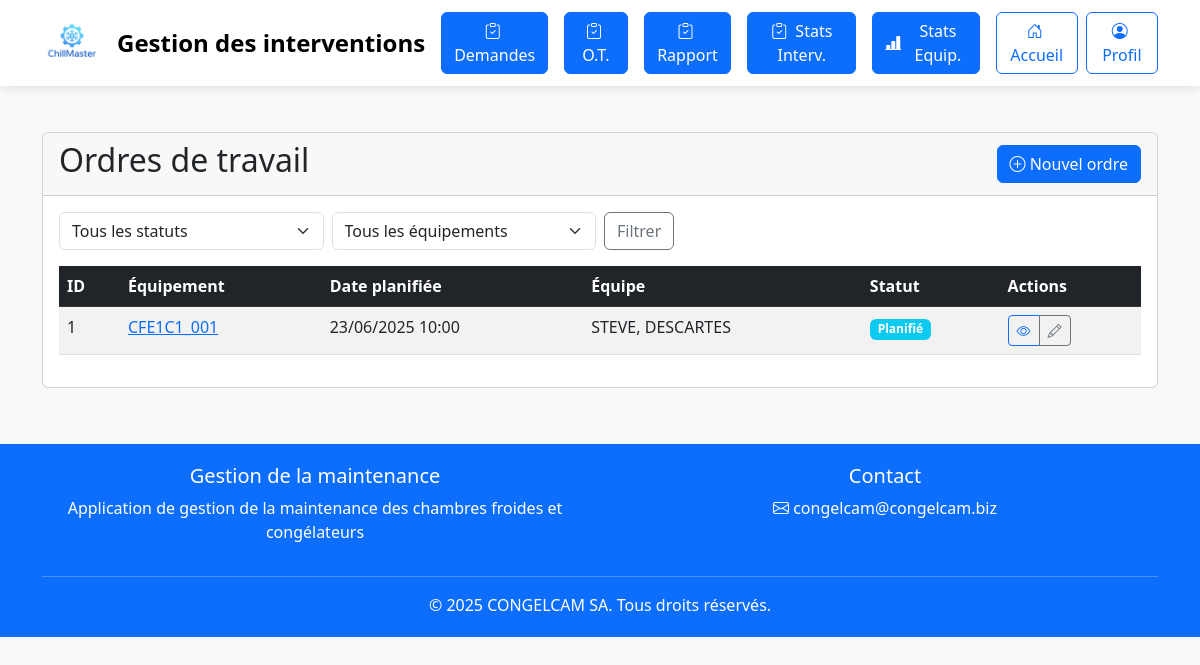
The app's page /intervention/ordres/ (signed in) with its own data.
### intervention/models.py (models this page shows, shortened)
class OrdreTravail(models.Model):
    demande = models.ForeignKey(DemandeIntervention, on_delete=models.SET_NULL, null=True, blank=True, related_name='ordres')
    equipement = models.ForeignKey(Equipment, on_delete=models.CASCADE, related_name='ordres')
    sous_ensemble = models.ForeignKey('equipments.SousEnsemble', on_delete=models.SET_NULL, null=True, blank=True)
    date_creation = models.DateTimeField(auto_now_add=True)
    date_planifiee = models.DateTimeField()
    date_debut = models.DateTimeField(null=True, blank=True)
    date_fin = models.DateTimeField(null=True, blank=True)
    equipe = models.CharField(max_length=100)
    description = models.TextField()
    statut = models.CharField(max_length=1, choices=STATUT_ORDRE, default='P')
    created_by = models.ForeignKey(settings.AUTH_USER_MODEL, on_delete=models.SET_NULL, null=True)
    class Meta:
        ordering = ['-date_creation']
        verbose_name = "Ordre de travail"
        verbose_name_plural = "Ordres de travail"

### equipments/models.py (models this page shows, shortened)
class Equipment(models.Model):
    FAMILY_CHOICES = [
        ('CF', 'Chambre Froide'),
        ('CG', 'Congélateur'),
    ]
    STATUS_CHOICES = [
        ('actif', 'Actif'),
        ('panne', 'En panne'),
        ('arret', 'Arrêt'),
    ]
    SITE_CHOICES = [
        ('digue', 'DIGUE'),
        ('cittma', 'CITTMA'),
        ('sotranav', 'SOTRANAV'),
        ('E1', 'ESSENGUE 1'),
        ('E2', 'ESSENGUE 2'),
        ('E3', 'ESSENGUE 3'),
        ('E4', 'ESSENGUE 4'),
        ('E5', 'ESSENGUE 5'),
        ('E6', 'ESSENGUE 6'),
        ('bonaberi', 'BONABERI'),
    ]
    family = models.CharField(max_length=2, choices=FAMILY_CHOICES, verbose_name="Famille")
    sub_family = models.CharField(max_length=100, verbose_name="Sous-famille")
    code = models.CharField(max_length=50, primary_key=True, verbose_name="Code")
    designation = models.CharField(max_length=200, verbose_name="Désignation")
    capacity = models.DecimalField(max_digits=7, decimal_places=2, verbose_name="Capacité (T)")
    site = models.CharField(max_length=100, choices=SITE_CHOICES, verbose_name="Site")
    number = models.CharField(max_length=50, verbose_name="Numéro")
    group_count = models.IntegerField(verbose_name="Nombre de groupes")
    power_per_group = models.DecimalField(max_digits=5, decimal_places=2, verbose_name="Puissance/groupe (kW)")
    manufacturer = models.CharField(max_length=100, verbose_name="Constructeur")
    temperature_setpoint = models.DecimalField(max_digits=5, decimal_places=2, verbose_name="T° consigne")
    status = models.CharField(max_length=10, choices=STATUS_CHOICES, verbose_name="Statut")
    commissioning_date = models.DateField(verbose_name="Date de mise en service")
    documentation = models.FileField(upload_to='equipments/docs/', blank=True, null=True, verbose_name="Documentation")
    class Meta:
        ordering = ['family', 'code']
        verbose_name = "Équipement"
        verbose_name_plural = "Équipements"

### intervention/views.py (the view)
# urls.py: path('ordres/', views.OrdreTravailListView.as_view(), name='ordre_list'),
class OrdreTravailListView(LoginRequiredMixin, ListView):
    model = OrdreTravail
    template_name = 'intervention/ordre_list.html'
    context_object_name = 'ordres'
    paginate_by = 20
    def get_queryset(self):
        queryset = super().get_queryset().select_related('equipement', 'demande', 'sous_ensemble', 'created_by')
        statut = self.request.GET.get('statut')
        equipement = self.request.GET.get('equipement')
        site = self.request.GET.get('site')
        if statut:
            queryset = queryset.filter(statut=statut)
        if equipement:
            queryset = queryset.filter(equipement__code=equipement)
        if site:
            queryset = queryset.filter(equipement__site=site)
        return queryset.order_by('-date_creation')
    def get_context_data(self, **kwargs):
        context = super().get_context_data(**kwargs)
        context['equipments'] = Equipment.objects.all().order_by('code')
        context['sites'] = Equipment.SITE_CHOICES
        return context

### intervention/templates/intervention/ordre_list.html (shortened to what this page needs)
{% extends 'intervention/base.html' %}
{% block content %}
<div class="card">
    <div class="card-header d-flex justify-content-between align-items-center">
        <h2>Ordres de travail</h2>
        <a href="{% url 'intervention:ordre_create' %}" class="btn btn-primary">
            <i class="bi bi-plus-circle"></i> Nouvel ordre
        </a>
    </div>
    <div class="card-body">
        <div class="mb-3">
            <form method="get" class="row g-2">
                <div class="col-md-3">
                    <select name="statut" class="form-select">
                        <option value="">Tous les statuts</option>
                    </select>
                </div>
                <div class="col-md-3">
                    <select name="equipement" class="form-select">
                        <option value="">Tous les équipements</option>
                    </select>
                </div>
                <div class="col-md-2">
                    <button type="submit" class="btn btn-outline-secondary">Filtrer</button>
                </div>
            </form>
        </div>
        <div class="table-responsive">
            <table class="table table-striped table-hover">
                <thead class="table-dark">
                    <tr>
                        <th>ID</th>
                        <th>Équipement</th>
                        <th>Date planifiée</th>
                        <th>Équipe</th>
                        <th>Statut</th>
                        <th>Actions</th>
                    </tr>
                </thead>
                <tbody>
                    {% for ordre in ordres %}
                    <tr>
                        <td>{{ ordre.id }}</td>
                        <td>
                            <a href="{% url 'equipments:equipment_detail' ordre.equipement.code %}">
                                {{ ordre.equipement.code }}
                            </a>
                        </td>
                        <td>{{ ordre.date_planifiee|date:"d/m/Y H:i" }}</td>
                        <td>{{ ordre.equipe }}</td>
                        <td>
                            <span class="badge bg-{% if ordre.statut == 'P' %}info
                            {% elif ordre.statut == 'E' %}primary
                            {% elif ordre.statut == 'T' %}success
                            {% else %}secondary{% endif %}">
                                {{ ordre.get_statut_display }}
                            </span>
                        </td>
                        <td>
                            <div class="btn-group btn-group-sm">
                                <a href="{% url 'intervention:ordre_detail' ordre.pk %}" class="btn btn-outline-primary" title="Détails">
                                    <i class="bi bi-eye"></i>
                                </a>
                                <a href="{% url 'intervention:ordre_update' ordre.pk %}" class="btn btn-outline-secondary" title="Modifier">
                                    <i class="bi bi-pencil"></i>
                                </a>
                            </div>
                        </td>
                    </tr>
                    {% empty %}
                    <tr>
                        <td colspan="6" class="text-center">Aucun ordre de travail trouvé</td>
                    </tr>
                    {% endfor %}
                </tbody>
            </table>
        </div>
    </div>
</div>
{% endblock %}

### intervention/templates/intervention/base.html (style rules this page uses)
body { background-color: #f8f9fa; }
.btn-primary { background-color: #0d6efd; border-color: #0d6efd; }

### records on screen
OrdreTravail: id "1", equipement.code "CFE1C1_001", date_planifiee "23/06/2025 10:00", equipe "STEVE, DESCARTES", statut "Planifié"
